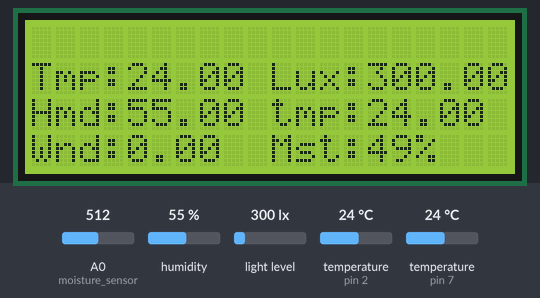
The sketch below on a simulated Arduino Uno, built with avr-gcc and run on an emulated ATmega328P. On the bench: 20×4 character LCD. Inputs (shaded band) come from the test bench; at power-on: light level 300 lx, A0 (moisture_sensor) = 512, humidity 55 %, temperature (sensors on pin 2, pin 7) 24 °C. Storage starts empty; what the sketch prints to the serial monitor is not drawn.

Above: at 2.5 s.
2.6 s: light level set to 1000 lx
At 5.1 s:
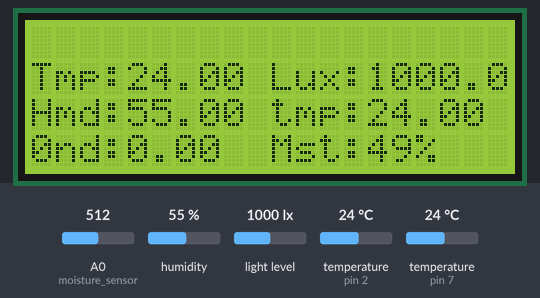
6.3 s: A0 (moisture_sensor) set to 901
At 8.1 s:
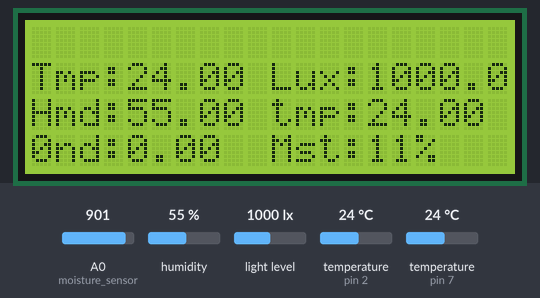
10.0 s: A0 (moisture_sensor) set to 929
At 14.1 s:
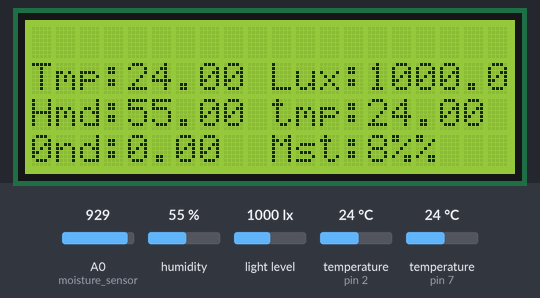
14.8 s: light level set to 40 lx
At 16.9 s:
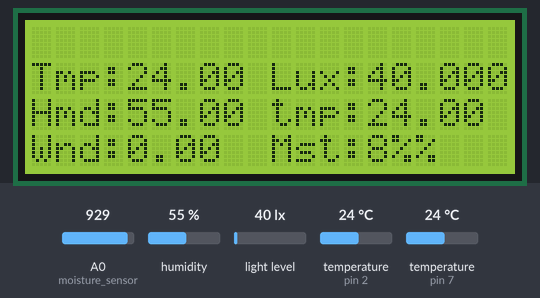
18.5 s: humidity set to 22 %
At 22.7 s:
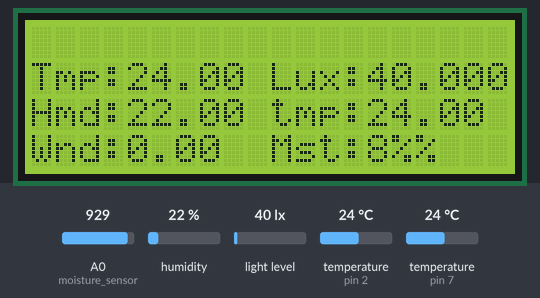
23.4 s: temperature (sensor on pin 2) set to 12 °C
At 25.6 s:
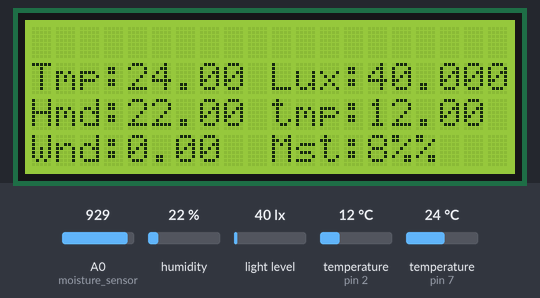
Timing chart, 0 to 27.1 s (numbered marks = the images above; inputs shaded):
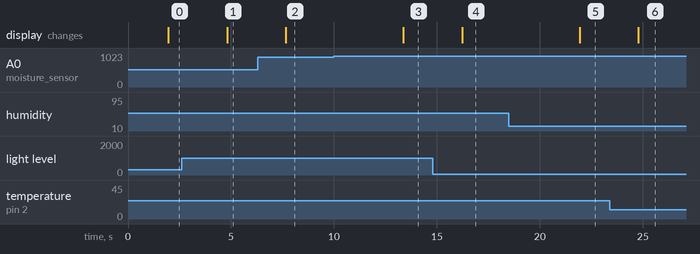

The sketch:

All_in_ArduinoMega.ino
```cpp
//Roger Montoya Jr.

#include <SoftwareSerial.h>
#define BAUDRATE 115200

//SD card
#include <SD.h>
#include <SPI.h>


//LCD i2c
#include <LiquidCrystal_I2C.h>
#include <Wire.h>
LiquidCrystal_I2C lcd(0x27, 20,4);

//Soil Temperature
#include <OneWire.h>
#include <DallasTemperature.h>
#define ONE_WIRE_BUS 2
OneWire oneWire(ONE_WIRE_BUS);
DallasTemperature sensors(&oneWire);

////Light Intensity
#include <BH1750.h>
BH1750 lightMeter;

//DHT Sensor
#include "DHT.h"
#define DHTPIN 7
#define DHTTYPE DHT11
DHT dht (DHTPIN, DHTTYPE);

const int moisture_sensor = A0; // Analog input pin that the Sensor is attached to A0
int moisture_read = 0; // value read from the Soil Moisture


//Wind Speed Sensor
int m_time = 1;
int wind_ct = 0;
float wind = 0.0;

//Data Variables---------------------------------------
float wind_val = 0.0;
float lux_val = 0.0;
float soil_temp;
float env_t_val,env_h_val;
int soil_moisture;
//-------------------------------------------------------


unsigned long startTime;
unsigned long totalElapsedTime = 0;
const unsigned long targetTime = 6000000; // 6000 seconds (6000 * 1000 milliseconds)

const int chipSelect = 53; // always on pin 10-CS pin of the microSD module
File dataFile;  // soilTempFile is the name of the file


void setup() {

  Serial.begin(BAUDRATE);
  startTime = millis(); // Record the starting time
  Wire.begin();
  dht.begin();
  lightMeter.begin();
  lcd.init();
  lcd.backlight();
  lcd.setBacklight(HIGH);

  if(SD.begin(chipSelect)){
    Serial.println("SD Initialized.");
  }else{
    Serial.println("Failed");
    return;
  }

  dataFile = SD.open("dataFile.txt", FILE_WRITE); //opening the file in the sd card
   if (dataFile) {            // if it opens it prints text
    dataFile.println();      // beginning of the writing the data gathered
    dataFile.print("Time");
    dataFile.print(",  ");
    dataFile.print("Relative humidity, ");
    dataFile.print("Air temperature, ");
    dataFile.print("Soil Moisture, ");
    dataFile.print("Soil Temp, ");
    dataFile.print("Wind Speed, ");
    dataFile.print("Light Intensity");
    dataFile.println();
  }
  dataFile.close();

}

void loop() {
   dataFile = SD.open("dataFile.txt", FILE_WRITE);
   getEnv();
   getWind();
   getLight();
   getSoilMoisture();
   getSoilTemp();
   if(dataFile){
     sendData();

     lcdPrint_Env(env_t_val,env_h_val);
     lcdPrint_wind_light(wind_val,lux_val);
     lcdPrint_Soil(soil_temp,soil_moisture);
     Serial.println(String(env_t_val)+","+String(env_h_val)+","+String(wind_val)+","+String(lux_val)+","+String(soil_moisture)+","+String(soil_temp));

     dataFile.close();
   }else{
      Serial.println("error opening file");
      lcdErrorPrint();
      delay(2000);
      setup();
    }


//   Serial.print("Env Temp: ");
//   Serial.println(env_t_val);
//   Serial.print("Env Humid: ");
//   Serial.println(env_h_val);
//   Serial.print("Wind Speed: ");
//   Serial.println(wind_val);
//   Serial.print("Light:  ");
//   Serial.println(lux_val);
//   Serial.print("Soil Moisture: ");
//   Serial.println(soil_moisture);
//   Serial.print("Soil Temp: ");
//   Serial.println(soil_temp);


   delay(1000);
}
void sendData(){
  unsigned long elapsedTime = millis() - startTime; // Calculate the elapsed time in milliseconds

  // Update the totalElapsedTime with the elapsed time in this iteration
  totalElapsedTime += elapsedTime;

  if (totalElapsedTime >= targetTime) {
    unsigned long seconds = totalElapsedTime / 1000;
    unsigned long minutes = seconds / 60;
    unsigned long hours = minutes / 60;

    if (dataFile) {
        dataFile.print(hours);
        dataFile.print(":");
        dataFile.print(minutes % 60);
        dataFile.print(":");
        dataFile.print(seconds % 60);
        dataFile.print("->  ");
        dataFile.print(env_h_val);
        dataFile.print(",    ");
        dataFile.print(env_t_val);
        dataFile.print(",    ");
         dataFile.print(soil_moisture);
        dataFile.print(",    ");
        dataFile.print(soil_temp);
        dataFile.print(",    ");
        dataFile.print(wind_val);
        dataFile.print(",    ");
        dataFile.print(lux_val);
        dataFile.println();
    }
    // Reset the startTime to start counting for the next 6000 seconds
    startTime = millis();
    totalElapsedTime = 0;

    dataFile.flush();
  }
  dataFile.close();
}
void getEnv(){
   env_t_val = dht.readTemperature();       //acquiring data throught rh sensor
   env_h_val = dht.readHumidity();
}
void getWind(){
  wind_ct = 0;
  attachInterrupt(1, countWind, RISING);
  delay(1000 * m_time);
  detachInterrupt(1);
  wind = (float)wind_ct / (float)m_time * 2.4;
  wind_val = wind / 3.6;
}
void countWind() {
  wind_ct ++;
}
void getLight(){
  lux_val = lightMeter.readLightLevel();
}
void getSoilMoisture(){
  moisture_read = analogRead(moisture_sensor);
  soil_moisture = map(moisture_read, 1013, 0, 0, 100);
}
void getSoilTemp(){
  sensors.requestTemperatures(); // Send the command to get temperatures
  soil_temp = sensors.getTempCByIndex(0);
}
void lcdPrint_Env(float temp,float humid){
  lcd.setCursor(0,1);
  lcd.print("Tmp:");
  lcd.print(temp,2);
  lcd.setCursor(0,2);
  lcd.print("Hmd:");
  lcd.print(humid,2);
}
void lcdPrint_wind_light(float wind, float light){
  lcd.setCursor(0,3);
  lcd.print("Wnd:");
  lcd.print(wind,2);
  lcd.setCursor(10,1);
  lcd.print("Lux:");
  lcd.print(light,2);
}
void lcdPrint_Soil(float temp, int moisture ){
    lcd.setCursor(10,2);
    lcd.print("tmp:");
    lcd.print(temp,2);
    lcd.setCursor(10,3);
    lcd.print("Mst:");
    lcd.print(moisture);
    lcd.print("%");
}
 void lcdErrorPrint(){
   lcd.setCursor(0,0);
   lcd.print("File Opening Err.");
 }
```

Measured:
- the behaviour switches between 911 and 912 on A0 (moisture_sensor) (found by bisection; images 2 and 3)
- after the input at 2.6 s, the display: changes after 2.2 s (image 1)
- after the input at 6.3 s, the display: changes after 1.4 s (image 2)
- after the input at 10.0 s, the display: changes after 3.4 s (image 3)
- after the input at 14.8 s, the display: changes after 1.4 s (image 4)
- after the input at 18.5 s, the display: changes after 3.4 s (image 5)
- after the input at 23.4 s, the display: changes after 1.4 s (image 6)
